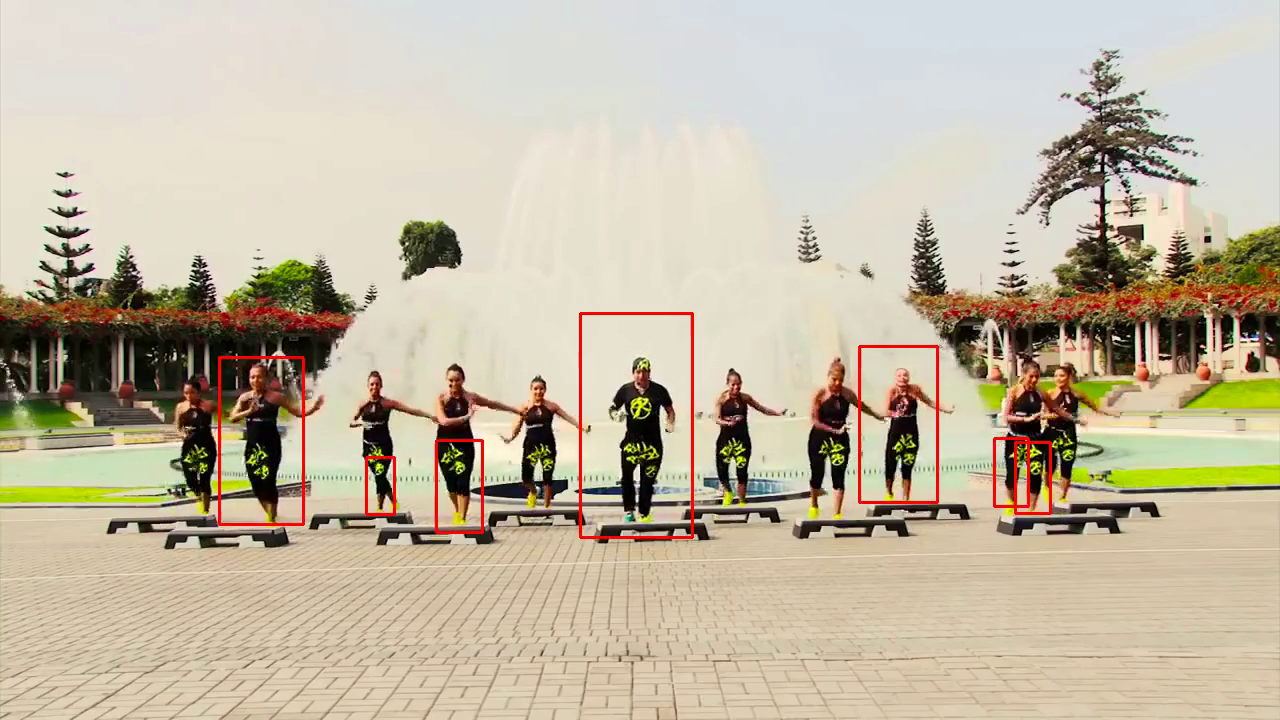
//> input picture frame 36 of fullbody_detection_result.avi, 1280 x 720 px, given in place of dance.mp4, which was not available
$ ./main   (built with g++ and OpenCV 4)
//> lines starting //> are read from the running program, lines starting //| are printed output that depends on the picture; after the words box and inside, x2 and y2 are one past the last pixel; in counts of white or black regions, pixels touching at a corner belong together; pictures that were not available may be replaced by others from this repository, and a replacement may not be noted
#include <iostream>
#include <opencv2/opencv.hpp>

using namespace cv;
using namespace std;

#define DELAY 1
#define ESC_KEY 27

int main() {
    CascadeClassifier cascade;
    cascade.load("../haarcascade_fullbody.xml");
    VideoCapture capture;
    Size size(300,200);
    VideoWriter writer;
    capture.open("../dance.mp4");
    writer.open("../fullbody_detection_result.avi", capture.get(CV_CAP_PROP_FOURCC),capture.get(CV_CAP_PROP_FPS),Size(capture.get(CV_CAP_PROP_FRAME_WIDTH),
                                                                                    capture.get(CV_CAP_PROP_FRAME_HEIGHT)),true);
    if (!capture.isOpened()){
        printf("Incorrect capture name.\n"); return 1;
    }
    if (!writer.isOpened())
    {
        cout  << "Could not open the output video for write";
        return 0;
    }
    namedWindow("video");
    char key = -1;
    Mat image, gray;
    vector<Rect> objects;
// получение кадра видеопотока
    capture >> image;
//> image is the input picture: 720 rows x 1280 cols, CV_8UC3; mean B, G, R 163.3, 184.4, 195.2
    while (image.data != 0 && key != ESC_KEY)
    {
        cvtColor(image, gray, CV_BGR2GRAY);
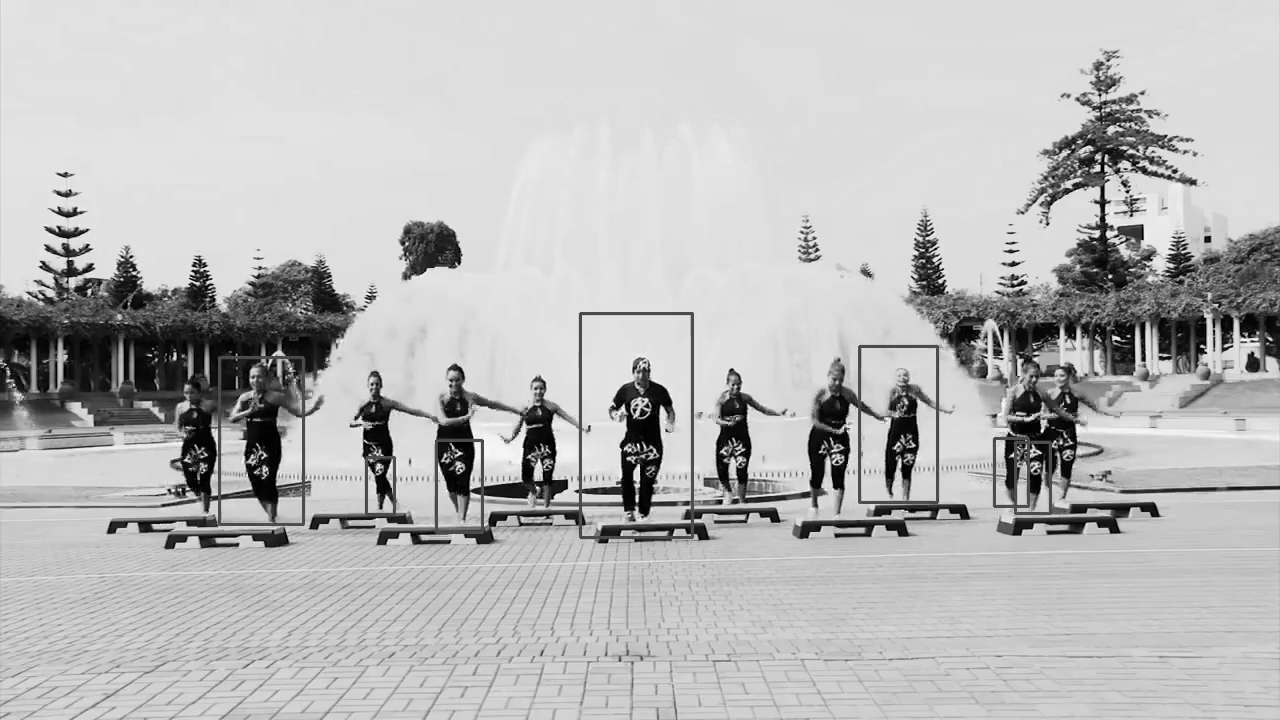
//> gray: 720 rows x 1280 cols, CV_8UC1; min 0, max 255, mean 185.3
        cascade.detectMultiScale(gray, objects);
//> objects = 3 Rects (x, y, width, height): [861, 350, 75, 150], [220, 360, 81, 163], [581, 314, 111, 223]
        for (int i = 0; i < objects.size(); i++)
        {
            rectangle(image,
                      Point(objects[i].x, objects[i].y),
                      Point(objects[i].x+objects[i].width,
                            objects[i].y+objects[i].height),
                      CV_RGB(255, 0, 0), 2);
        }
//> this loop made 3 passes
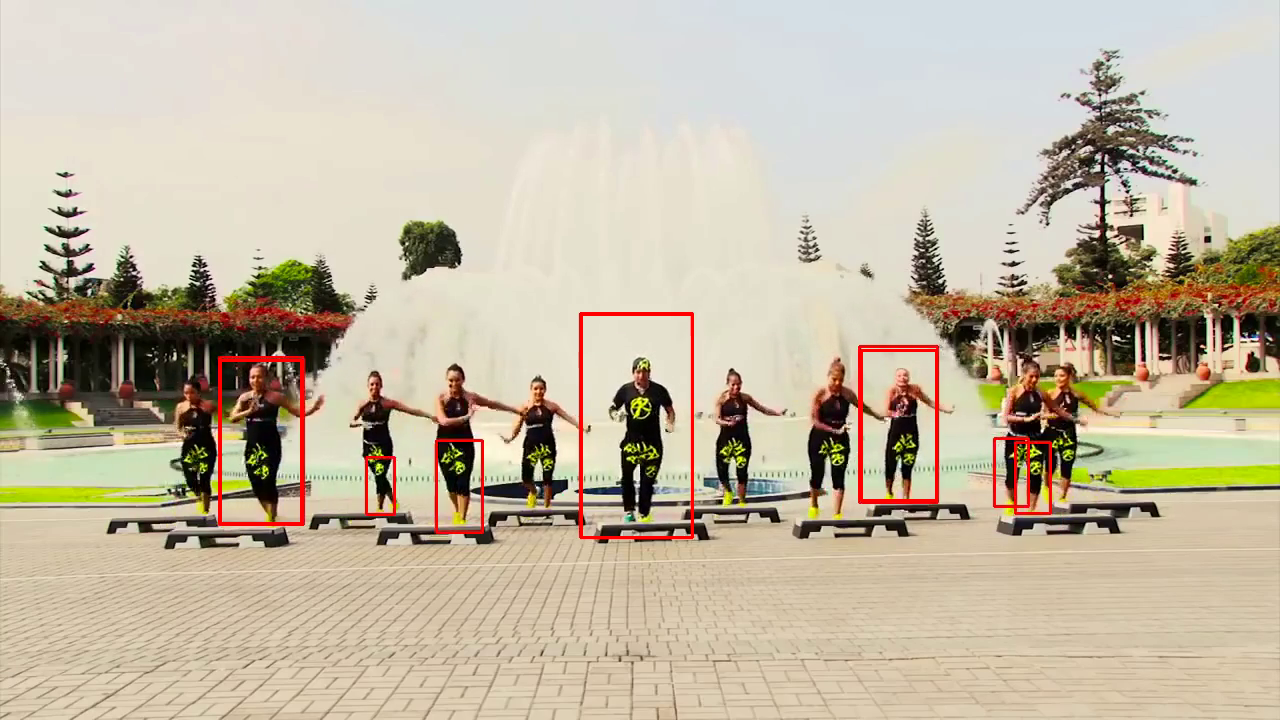
//> image: 720 rows x 1280 cols, CV_8UC3; 0.51% of pixels changed, all inside (x1, y1, x2, y2) = (219, 313, 938, 539)
        imshow("video", image);
        writer<<image;
        key = waitKey(DELAY);
//> the Esc key is pressed
        capture >> image;
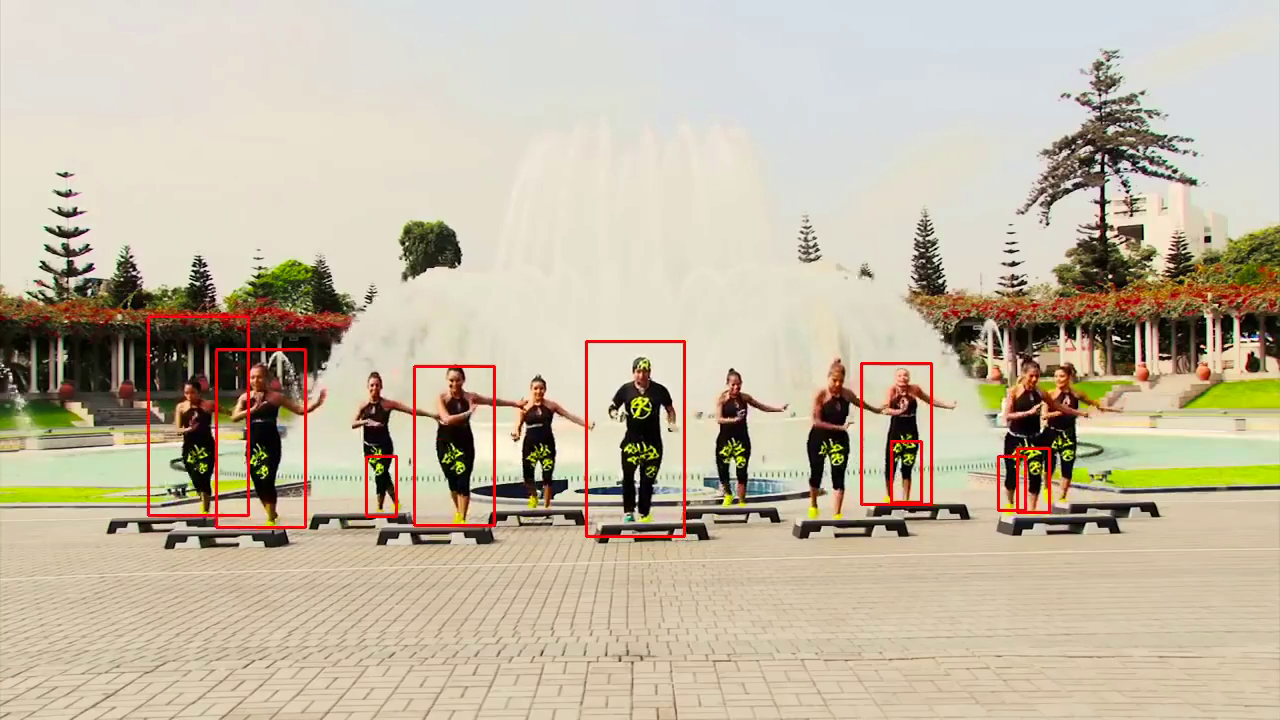
//> input picture frame 37 of fullbody_detection_result.avi, 1280 x 720 px, given in place of dance.mp4, which was not available
//> image is the input picture: 720 rows x 1280 cols, CV_8UC3; mean B, G, R 163.2, 184.2, 195.6
        gray.release();
        objects.clear();
    }
    capture.release();
    writer.release();
    return 0;
}

$ run again, starting later in the video
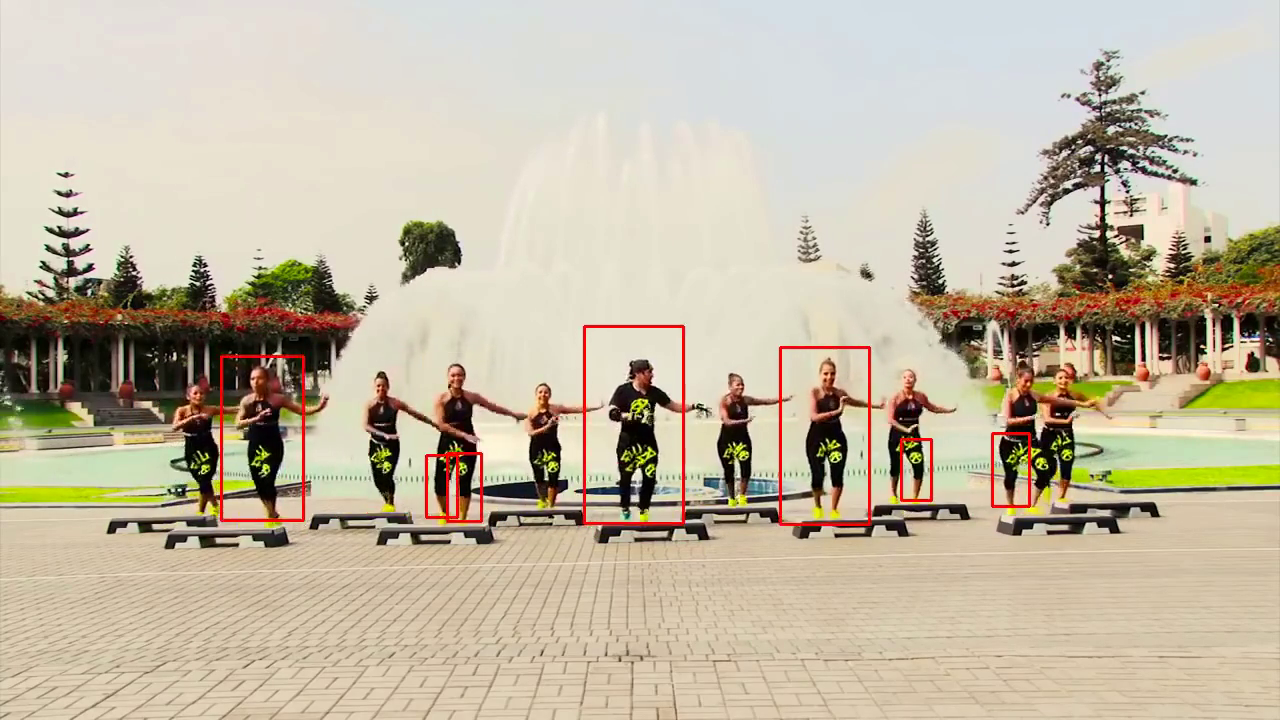
//> input picture frame 165 of fullbody_detection_result.avi, 1280 x 720 px, given in place of dance.mp4, which was not available
//> image is the input picture: 720 rows x 1280 cols, CV_8UC3; mean B, G, R 163.6, 184.6, 195.4
//> `cvtColor(image, gray, CV_BGR2GRAY);`:
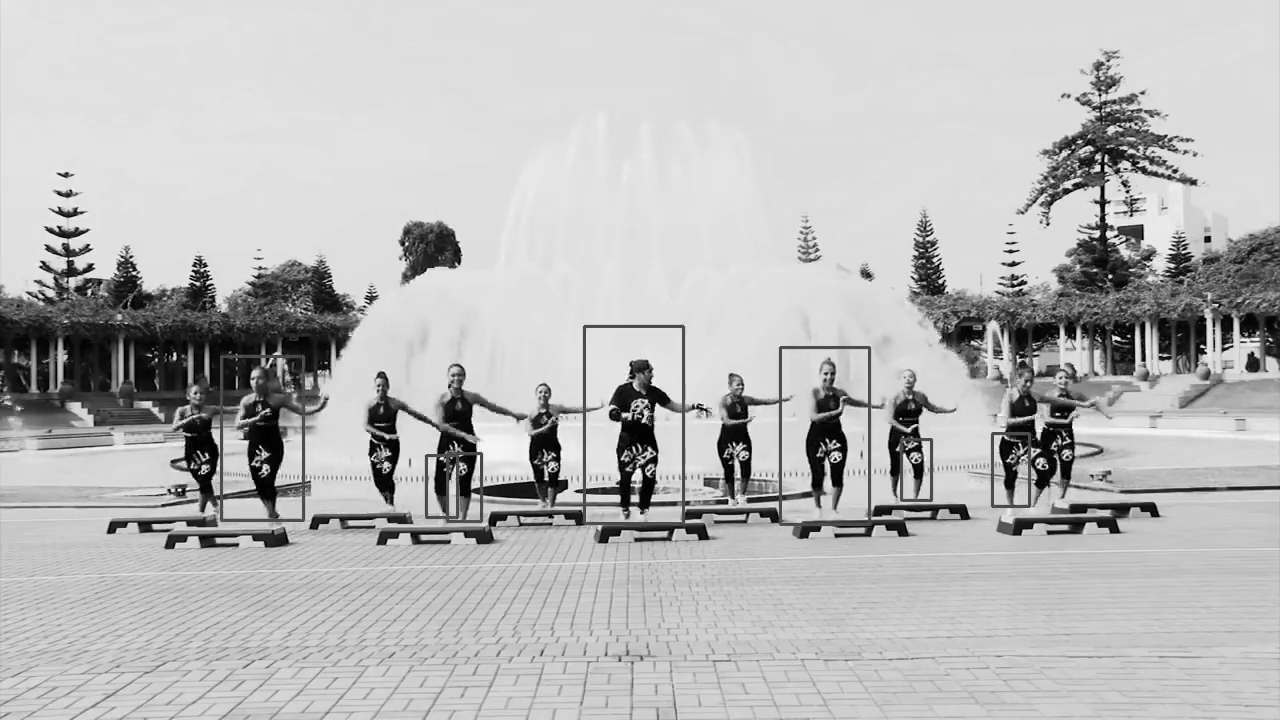
//> gray: 720 rows x 1280 cols, CV_8UC1; min 0, max 255, mean 185.4
//> objects = 5 Rects (x, y, width, height): [903, 439, 30, 60], [991, 426, 38, 77], [782, 357, 84, 167], [221, 355, 82, 164], [584, 324, 99, 197]
//> the loop `for (int i = 0; i < objects.size(); i++)` made 5 passes
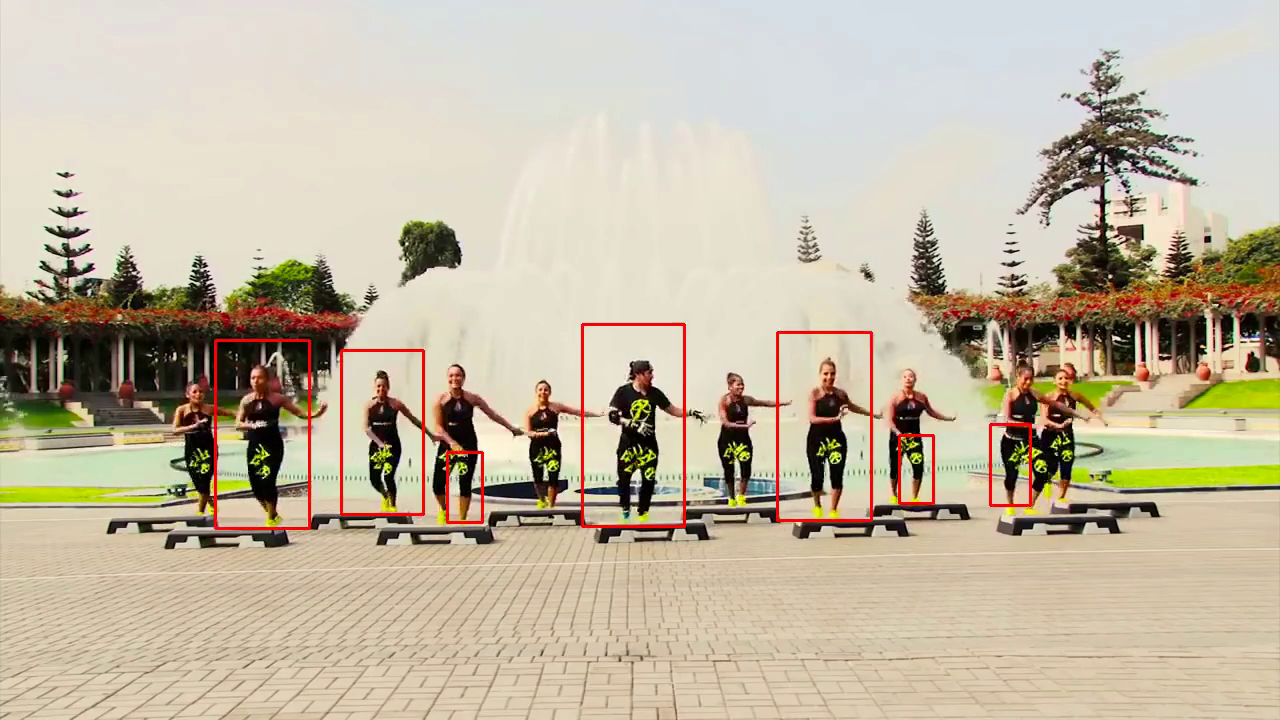
//> input picture frame 166 of fullbody_detection_result.avi, 1280 x 720 px, given in place of dance.mp4, which was not available
//> image is the input picture: 720 rows x 1280 cols, CV_8UC3; mean B, G, R 163.1, 184.1, 195.2
